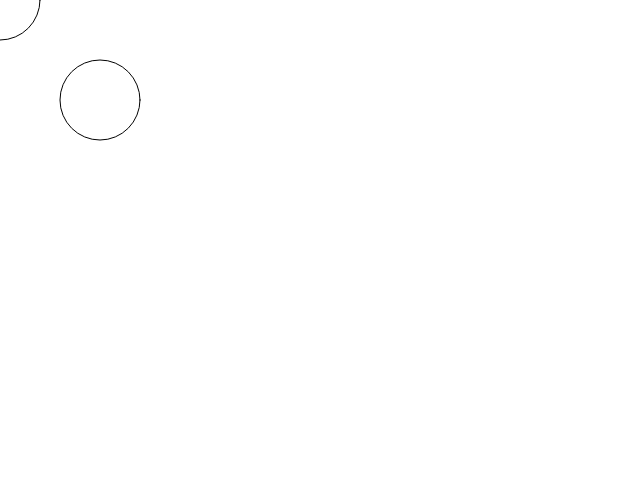
Frame 1 (no input)
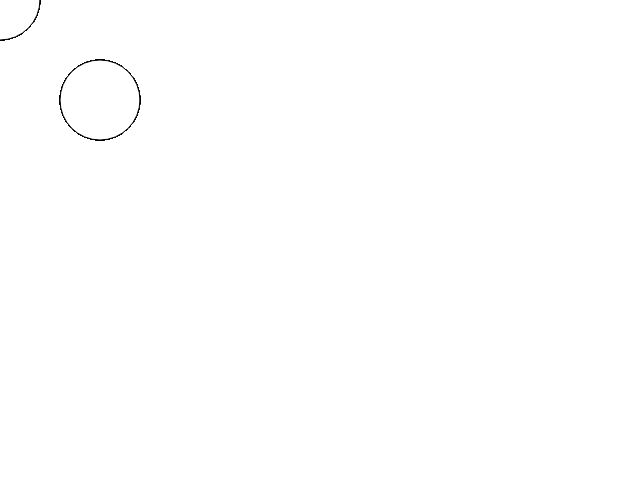
Frame 60 (no input)
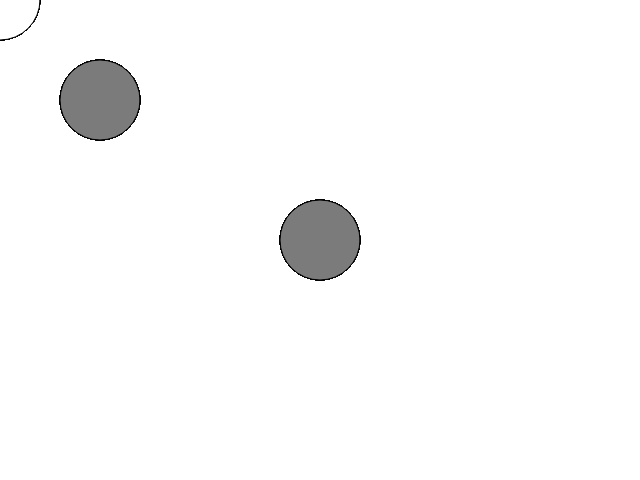
Frame 120 (the mouse pressed at the canvas centre since frame 60)

The p5.js sketch that drew these frames (run headless with seeded random() and noise() and a simulated clock; from frame 60 on, the mouse is pressed at the canvas centre):

// p5.js sketch
// ── sketch.js
function setup() {
	createCanvas(640,480);
}

function draw() {
  ellipse(100,100,80,80);
  if(mouseIsPressed){
  	fill(123);
  }
  else
  {
  	fill(255);
  }
  ellipse(mouseX,mouseY, 80, 80);
}
